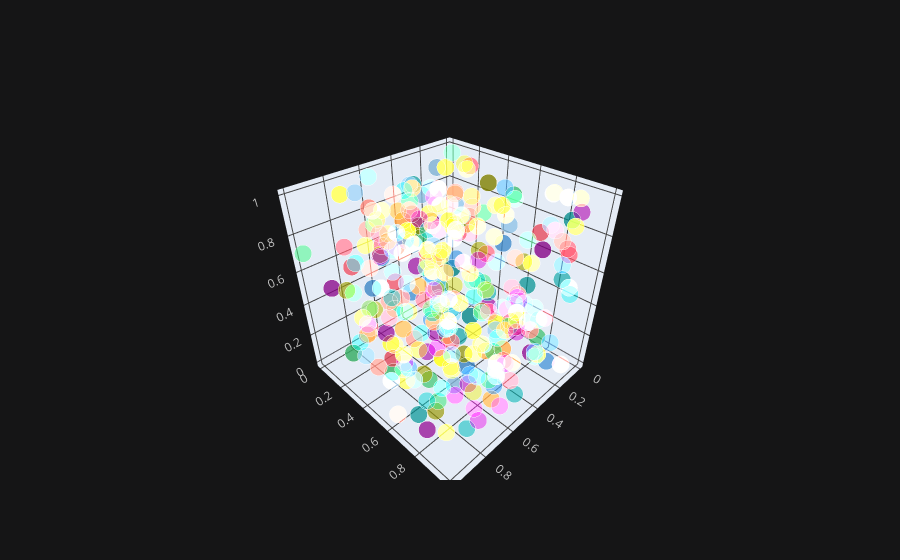

The notebook cell this image was saved under:
### Code cell
df.iplot(x = 'a', y ='b',z = 'c', kind='scatter3d')

### Figure 1 — Plotly figure (JSON) as saved in the notebook; plotly's stock layout.template omitted (floating-point values rounded to 4 significant figures; data arrays with more than 128 entries replaced by an {"elided": "..."} marker saying what was removed)
{"data": [{"marker": {"color": {"elided": "300 str values"}, "opacity": 0.8, "size": {"elided": "300 int values"}, "symbol": "circle"}, "mode": "markers", "text": {"elided": "300 str values"}, "type": "scatter3d", "x": {"elided": "300 float values"}, "y": {"elided": "300 float values"}, "z": {"elided": "300 float values"}}], "layout": {"legend": {"bgcolor": "#151516", "font": {"color": "#D9D9D9"}}, "paper_bgcolor": "#151516", "plot_bgcolor": "#151516", "scene": {"xaxis": {"gridcolor": "#434343", "showgrid": true, "tickfont": {"color": "#C2C2C2"}, "title": {"font": {"color": "#D9D9D9"}, "text": ""}, "zerolinecolor": "#666570"}, "yaxis": {"gridcolor": "#434343", "showgrid": true, "tickfont": {"color": "#C2C2C2"}, "title": {"font": {"color": "#D9D9D9"}, "text": ""}, "zerolinecolor": "#666570"}, "zaxis": {"gridcolor": "#434343", "showgrid": true, "tickfont": {"color": "#C2C2C2"}, "title": {"font": {"color": "#D9D9D9"}, "text": ""}, "zerolinecolor": "#666570"}}, "title": {"font": {"color": "#D9D9D9"}}}}
